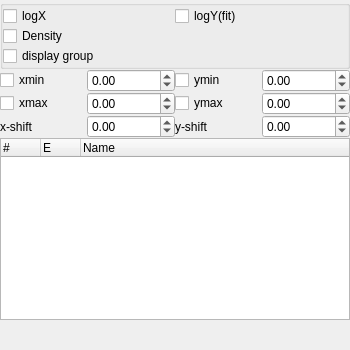
<?xml version="1.0" encoding="UTF-8"?>
<ui version="4.0">
 <class>Form</class>
 <widget class="QWidget" name="Form">
  <property name="geometry">
   <rect>
    <x>0</x>
    <y>0</y>
    <width>350</width>
    <height>350</height>
   </rect>
  </property>
  <property name="windowTitle">
   <string>Form</string>
  </property>
  <layout class="QVBoxLayout" name="verticalLayout">
   <property name="spacing">
    <number>0</number>
   </property>
   <property name="leftMargin">
    <number>0</number>
   </property>
   <property name="topMargin">
    <number>0</number>
   </property>
   <property name="rightMargin">
    <number>0</number>
   </property>
   <property name="bottomMargin">
    <number>0</number>
   </property>
   <item>
    <layout class="QHBoxLayout" name="horizontalLayout">
     <item>
      <widget class="QGroupBox" name="groupBox_6">
       <property name="sizePolicy">
        <sizepolicy hsizetype="Minimum" vsizetype="Minimum">
         <horstretch>0</horstretch>
         <verstretch>0</verstretch>
        </sizepolicy>
       </property>
       <property name="title">
        <string/>
       </property>
       <layout class="QGridLayout" name="gridLayout_2">
        <property name="leftMargin">
         <number>0</number>
        </property>
        <property name="topMargin">
         <number>0</number>
        </property>
        <property name="rightMargin">
         <number>0</number>
        </property>
        <property name="bottomMargin">
         <number>0</number>
        </property>
        <property name="spacing">
         <number>0</number>
        </property>
        <item row="1" column="1">
         <widget class="QCheckBox" name="checkBox">
          <property name="text">
           <string>logY(fit)</string>
          </property>
          <property name="checked">
           <bool>false</bool>
          </property>
         </widget>
        </item>
        <item row="1" column="0">
         <widget class="QCheckBox" name="checkBox_2">
          <property name="text">
           <string>logX</string>
          </property>
          <property name="checked">
           <bool>false</bool>
          </property>
         </widget>
        </item>
        <item row="2" column="0">
         <widget class="QCheckBox" name="checkBox_3">
          <property name="text">
           <string>Density</string>
          </property>
         </widget>
        </item>
        <item row="2" column="1">
         <widget class="QWidget" name="referencePlaceholder" native="true"/>
        </item>
        <item row="3" column="0">
         <widget class="QCheckBox" name="checkBox_9">
          <property name="text">
           <string>display group</string>
          </property>
          <property name="toolTip">
           <string>Display all fits in the group. Current fit is highlighted, others are transparent.</string>
          </property>
         </widget>
        </item>
       </layout>
      </widget>
     </item>
    </layout>
   </item>
   <item>
    <layout class="QGridLayout" name="gridLayout">
     <property name="spacing">
      <number>0</number>
     </property>
     <item row="2" column="2">
      <widget class="QDoubleSpinBox" name="doubleSpinBox_6">
       <property name="minimum">
        <double>-99.000000000000000</double>
       </property>
       <property name="singleStep">
        <double>0.100000000000000</double>
       </property>
      </widget>
     </item>
     <item row="0" column="4">
      <widget class="QDoubleSpinBox" name="doubleSpinBox_2">
       <property name="enabled">
        <bool>true</bool>
       </property>
       <property name="minimum">
        <double>-99999999.000000000000000</double>
       </property>
       <property name="maximum">
        <double>99999999.000000000000000</double>
       </property>
      </widget>
     </item>
     <item row="1" column="2">
      <widget class="QDoubleSpinBox" name="doubleSpinBox_3">
       <property name="enabled">
        <bool>true</bool>
       </property>
       <property name="minimum">
        <double>-99999999.000000000000000</double>
       </property>
       <property name="maximum">
        <double>99999999.000000000000000</double>
       </property>
       <property name="value">
        <double>0.000000000000000</double>
       </property>
      </widget>
     </item>
     <item row="2" column="0">
      <widget class="QLabel" name="label_5">
       <property name="text">
        <string>x-shift</string>
       </property>
      </widget>
     </item>
     <item row="1" column="4">
      <widget class="QDoubleSpinBox" name="doubleSpinBox_4">
       <property name="enabled">
        <bool>true</bool>
       </property>
       <property name="decimals">
        <number>2</number>
       </property>
       <property name="minimum">
        <double>-99999999.000000000000000</double>
       </property>
       <property name="maximum">
        <double>99999999.000000000000000</double>
       </property>
       <property name="value">
        <double>0.000000000000000</double>
       </property>
      </widget>
     </item>
     <item row="0" column="2">
      <widget class="QDoubleSpinBox" name="doubleSpinBox">
       <property name="enabled">
        <bool>true</bool>
       </property>
       <property name="minimum">
        <double>-99999999.000000000000000</double>
       </property>
       <property name="maximum">
        <double>99999999.000000000000000</double>
       </property>
       <property name="value">
        <double>0.000000000000000</double>
       </property>
      </widget>
     </item>
     <item row="2" column="3">
      <widget class="QLabel" name="label_6">
       <property name="text">
        <string>y-shift</string>
       </property>
      </widget>
     </item>
     <item row="2" column="4">
      <widget class="QDoubleSpinBox" name="doubleSpinBox_5">
       <property name="minimum">
        <double>-99.000000000000000</double>
       </property>
       <property name="singleStep">
        <double>0.100000000000000</double>
       </property>
       <property name="value">
        <double>0.000000000000000</double>
       </property>
      </widget>
     </item>
     <item row="0" column="3">
      <widget class="QCheckBox" name="checkBox_7">
       <property name="text">
        <string>ymin</string>
       </property>
      </widget>
     </item>
     <item row="1" column="3">
      <widget class="QCheckBox" name="checkBox_8">
       <property name="text">
        <string>ymax</string>
       </property>
      </widget>
     </item>
     <item row="0" column="0">
      <widget class="QCheckBox" name="checkBox_4">
       <property name="text">
        <string>xmin</string>
       </property>
      </widget>
     </item>
     <item row="1" column="0">
      <widget class="QCheckBox" name="checkBox_6">
       <property name="text">
        <string>xmax</string>
       </property>
      </widget>
     </item>
    </layout>
   </item>
   <item>
    <widget class="QTreeWidget" name="treeWidget">
     <property name="editTriggers">
      <set>QAbstractItemView::CurrentChanged|QAbstractItemView::DoubleClicked|QAbstractItemView::SelectedClicked</set>
     </property>
     <property name="uniformRowHeights">
      <bool>true</bool>
     </property>
     <property name="headerHidden">
      <bool>false</bool>
     </property>
     <attribute name="headerMinimumSectionSize">
      <number>30</number>
     </attribute>
     <attribute name="headerDefaultSectionSize">
      <number>40</number>
     </attribute>
     <attribute name="headerStretchLastSection">
      <bool>true</bool>
     </attribute>
     <column>
      <property name="text">
       <string>#</string>
      </property>
     </column>
     <column>
      <property name="text">
       <string>E</string>
      </property>
     </column>
     <column>
      <property name="text">
       <string>Name</string>
      </property>
     </column>
    </widget>
   </item>
   <item>
    <spacer name="verticalSpacer">
     <property name="orientation">
      <enum>Qt::Vertical</enum>
     </property>
     <property name="sizeHint" stdset="0">
      <size>
       <width>20</width>
       <height>40</height>
      </size>
     </property>
    </spacer>
   </item>
  </layout>
  <action name="actionUpdate_Plot">
   <property name="text">
    <string>Update Plot</string>
   </property>
  </action>
 </widget>
 <resources/>
 <connections>
  <connection>
   <sender>doubleSpinBox_5</sender>
   <signal>editingFinished()</signal>
   <receiver>actionUpdate_Plot</receiver>
   <slot>trigger()</slot>
   <hints>
    <hint type="sourcelabel">
     <x>245</x>
     <y>100</y>
    </hint>
    <hint type="destinationlabel">
     <x>-1</x>
     <y>-1</y>
    </hint>
   </hints>
  </connection>
  <connection>
   <sender>doubleSpinBox_6</sender>
   <signal>editingFinished()</signal>
   <receiver>actionUpdate_Plot</receiver>
   <slot>trigger()</slot>
   <hints>
    <hint type="sourcelabel">
     <x>76</x>
     <y>100</y>
    </hint>
    <hint type="destinationlabel">
     <x>-1</x>
     <y>-1</y>
    </hint>
   </hints>
  </connection>
  <connection>
   <sender>doubleSpinBox_2</sender>
   <signal>editingFinished()</signal>
   <receiver>actionUpdate_Plot</receiver>
   <slot>trigger()</slot>
   <hints>
    <hint type="sourcelabel">
     <x>293</x>
     <y>57</y>
    </hint>
    <hint type="destinationlabel">
     <x>-1</x>
     <y>-1</y>
    </hint>
   </hints>
  </connection>
  <connection>
   <sender>doubleSpinBox_3</sender>
   <signal>editingFinished()</signal>
   <receiver>actionUpdate_Plot</receiver>
   <slot>trigger()</slot>
   <hints>
    <hint type="sourcelabel">
     <x>113</x>
     <y>88</y>
    </hint>
    <hint type="destinationlabel">
     <x>-1</x>
     <y>-1</y>
    </hint>
   </hints>
  </connection>
  <connection>
   <sender>doubleSpinBox</sender>
   <signal>editingFinished()</signal>
   <receiver>actionUpdate_Plot</receiver>
   <slot>trigger()</slot>
   <hints>
    <hint type="sourcelabel">
     <x>113</x>
     <y>57</y>
    </hint>
    <hint type="destinationlabel">
     <x>-1</x>
     <y>-1</y>
    </hint>
   </hints>
  </connection>
  <connection>
   <sender>doubleSpinBox_4</sender>
   <signal>editingFinished()</signal>
   <receiver>actionUpdate_Plot</receiver>
   <slot>trigger()</slot>
   <hints>
    <hint type="sourcelabel">
     <x>293</x>
     <y>88</y>
    </hint>
    <hint type="destinationlabel">
     <x>-1</x>
     <y>-1</y>
    </hint>
   </hints>
  </connection>
  <connection>
   <sender>treeWidget</sender>
   <signal>itemChanged(QTreeWidgetItem*,int)</signal>
   <receiver>actionUpdate_Plot</receiver>
   <slot>trigger()</slot>
   <hints>
    <hint type="sourcelabel">
     <x>174</x>
     <y>223</y>
    </hint>
    <hint type="destinationlabel">
     <x>-1</x>
     <y>-1</y>
    </hint>
   </hints>
  </connection>
  <connection>
   <sender>checkBox_6</sender>
   <signal>stateChanged(int)</signal>
   <receiver>actionUpdate_Plot</receiver>
   <slot>trigger()</slot>
   <hints>
    <hint type="sourcelabel">
     <x>36</x>
     <y>81</y>
    </hint>
    <hint type="destinationlabel">
     <x>-1</x>
     <y>-1</y>
    </hint>
   </hints>
  </connection>
  <connection>
   <sender>checkBox_7</sender>
   <signal>stateChanged(int)</signal>
   <receiver>actionUpdate_Plot</receiver>
   <slot>trigger()</slot>
   <hints>
    <hint type="sourcelabel">
     <x>210</x>
     <y>57</y>
    </hint>
    <hint type="destinationlabel">
     <x>-1</x>
     <y>-1</y>
    </hint>
   </hints>
  </connection>
  <connection>
   <sender>checkBox_8</sender>
   <signal>stateChanged(int)</signal>
   <receiver>actionUpdate_Plot</receiver>
   <slot>trigger()</slot>
   <hints>
    <hint type="sourcelabel">
     <x>210</x>
     <y>81</y>
    </hint>
    <hint type="destinationlabel">
     <x>-1</x>
     <y>-1</y>
    </hint>
   </hints>
  </connection>
  <connection>
   <sender>checkBox_9</sender>
   <signal>stateChanged(int)</signal>
   <receiver>actionUpdate_Plot</receiver>
   <slot>trigger()</slot>
   <hints>
    <hint type="sourcelabel">
     <x>36</x>
     <y>105</y>
    </hint>
    <hint type="destinationlabel">
     <x>-1</x>
     <y>-1</y>
    </hint>
   </hints>
  </connection>
 </connections>
</ui>
